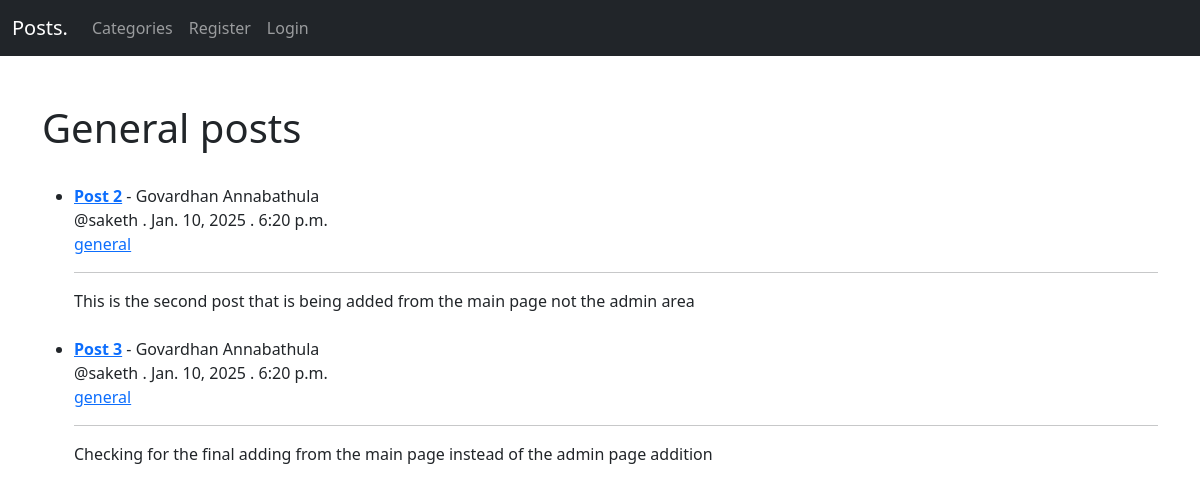
The page /category/general/ on the database its author committed.
### startBlog/models.py (models this page shows, shortened)
class Post(models.Model):
    title = models.CharField(max_length=255)
    author = models.ForeignKey(User, on_delete=models.CASCADE) #If user is deleted then this removes all the posts from the user
    body = models.TextField()
    post_date = models.DateField(auto_now_add=True)
    post_time = models.TimeField(auto_now_add=True)
    category = models.CharField(max_length=255) #make sure that the categories doesn't contain special characters and the letters are always small letters not capital letters
    likes = models.ManyToManyField(User, related_name="blog_likes")

### startBlog/views.py (the view)
# urls.py: path('category/<str:cats>/', views.CategoryView, name="category-view"),
def CategoryView(request, cats):
    category_posts = Post.objects.filter(category=cats.replace('-', ' '))
    return render(request, 'categories.html', {'category_posts': category_posts, 'cats': cats.title().replace('-', ' ')})

### startBlog/templates/categories.html (shortened to what this page needs)
{%  extends 'base.html' %}
{%  block content    %}
<br>
<h1>{{ cats }} posts</h1>
<br>
{% if category_posts %}
    <ul>
        {% for post in category_posts %}
            <li><a href="{% url 'post-detail' post.pk %}"><b>{{  post.title }}</b></a> - {{  post.author.first_name }} {{  post.author.last_name }} <br/>
                @{{  post.author }} . {{ post.post_date }} . {{ post.post_time }}<br/>
                <a href="{% url 'category-view' post.category %}">{{  post.category }}</a><br>
                <hr>
                {{ post.body|slice:":200"|safe }}</li>
            <br>
        {% endfor %}
    </ul>
{% else %}
    <h2>There are no posts of the category {{ cats }}</h2>
{% endif %}
{%  endblock    %}

### rows shown on the page
Post: title "Post 2", author.first_name "Govardhan", author.last_name "Annabathula", author "saketh", post_date "Jan. 10, 2025", post_time "6:20 p.m.", category "general", body "This is the second post that is being added from the main page not the admin area"
Post: title "Post 3", author.first_name "Govardhan", author.last_name "Annabathula", author "saketh", post_date "Jan. 10, 2025", post_time "6:20 p.m.", category "general", body "Checking for the final adding from the main page instead of the admin page addition"

### other values the page prints
{{ cats }} "General"
